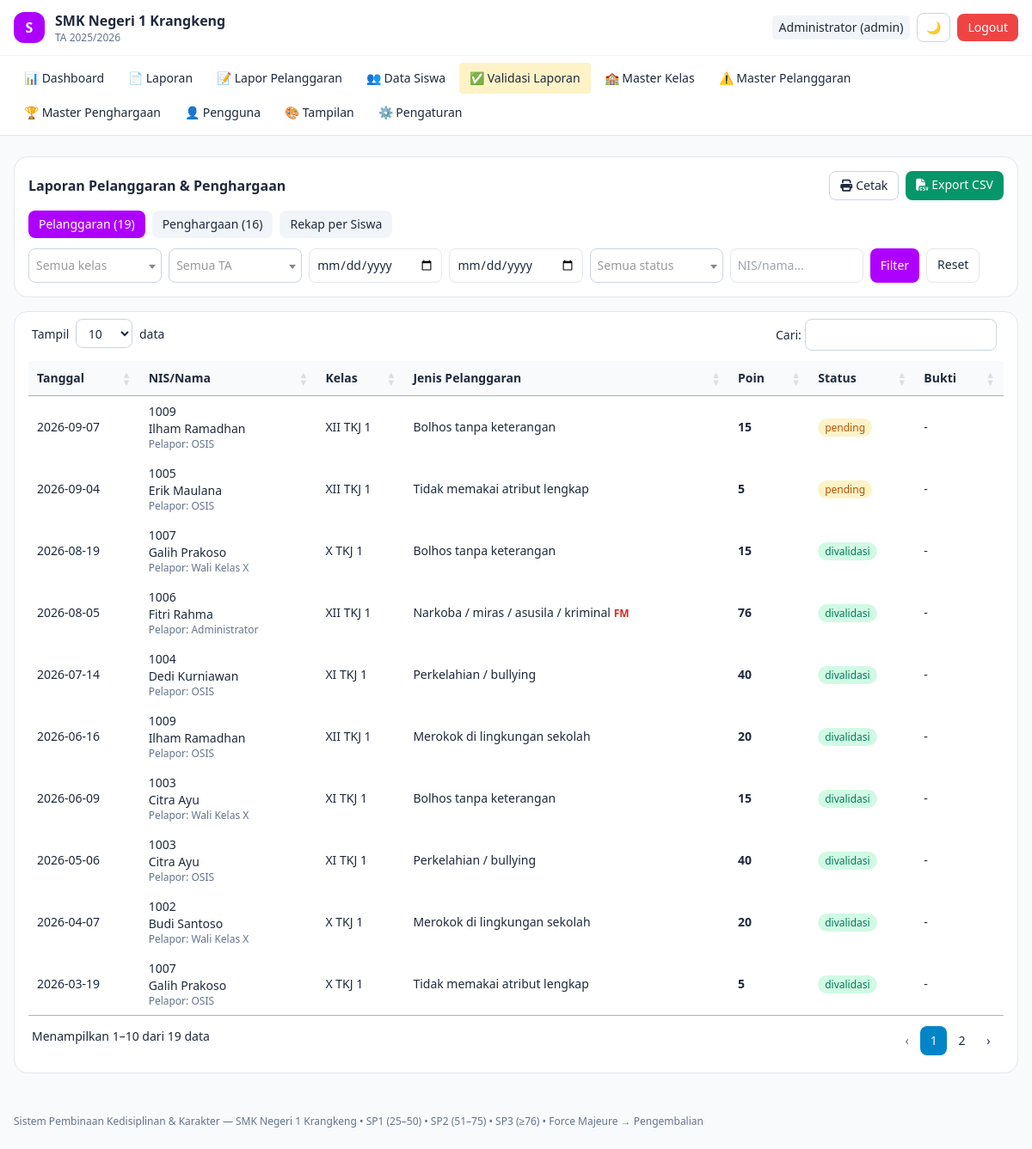
Page /laporan (signed in) on the committed database.
### tables this page shows
CREATE TABLE `pengaturan_sekolah` (
  `id` int NOT NULL AUTO_INCREMENT,
  `nama_sekolah` varchar(150) NOT NULL DEFAULT 'SMK Negeri 1 Krangkeng',
  `alamat` text,
  `telepon` varchar(30) DEFAULT NULL,
  `email` varchar(100) DEFAULT NULL,
  `tahun_ajaran_aktif` varchar(20) NOT NULL DEFAULT '2025/2026',
  `semester_aktif` enum('Ganjil','Genap') NOT NULL DEFAULT 'Ganjil',
  `logo_path` varchar(255) DEFAULT NULL COMMENT 'path relatif ex: uploads/logo/logo-171xxx.png',
  `kepala_sekolah_nama` varchar(100) DEFAULT NULL,
  `kepala_sekolah_nip` varchar(30) DEFAULT NULL,
  `created_at` timestamp NULL DEFAULT CURRENT_TIMESTAMP,
  `updated_at` timestamp NULL DEFAULT CURRENT_TIMESTAMP ON UPDATE CURRENT_TIMESTAMP,
  PRIMARY KEY (`id`)
);

CREATE TABLE `laporan_pelanggaran` (
  `id` int NOT NULL AUTO_INCREMENT,
  `siswa_id` int NOT NULL,
  `jenis_id` int NOT NULL,
  `pelapor_id` int DEFAULT NULL COMMENT 'user pelapor (osis/wali/admin)',
  `tanggal` date NOT NULL,
  `tahun_ajaran` varchar(20) NOT NULL,
  `kronologi` text,
  `foto_bukti_path` varchar(255) DEFAULT NULL COMMENT 'path relatif ex: uploads/bukti/xxxx.jpg (opsional)',
  `bobot_poin_saat_lapor` int NOT NULL COMMENT 'snapshot bobot master saat dilapor',
  `is_force_majeure` tinyint(1) NOT NULL DEFAULT '0' COMMENT 'flag pelanggaran berat langsung dikembalikan',
  `status_validasi` enum('pending','divalidasi','ditolak') NOT NULL DEFAULT 'pending',
  `divalidasi_oleh` int DEFAULT NULL,
  `catatan_validasi` text,
  `created_at` timestamp NULL DEFAULT CURRENT_TIMESTAMP,
  PRIMARY KEY (`id`),
  KEY `fk_langgar_siswa` (`siswa_id`),
  KEY `fk_langgar_jenis` (`jenis_id`),
  KEY `fk_langgar_pelapor` (`pelapor_id`),
  KEY `fk_langgar_validator` (`divalidasi_oleh`),
  KEY `idx_langgar_tgl` (`tanggal`),
  KEY `idx_langgar_status` (`status_validasi`),
  CONSTRAINT `fk_langgar_jenis` FOREIGN KEY (`jenis_id`) REFERENCES `jenis_pelanggaran` (`id`),
  CONSTRAINT `fk_langgar_pelapor` FOREIGN KEY (`pelapor_id`) REFERENCES `users` (`id`) ON DELETE SET NULL,
  CONSTRAINT `fk_langgar_siswa` FOREIGN KEY (`siswa_id`) REFERENCES `siswa` (`id`) ON DELETE CASCADE,
  CONSTRAINT `fk_langgar_validator` FOREIGN KEY (`divalidasi_oleh`) REFERENCES `users` (`id`) ON DELETE SET NULL
);

CREATE TABLE `siswa` (
  `id` int NOT NULL AUTO_INCREMENT,
  `nis` varchar(20) NOT NULL,
  `nisn` varchar(20) DEFAULT NULL,
  `nama` varchar(100) NOT NULL,
  `jenis_kelamin` enum('L','P') NOT NULL,
  `kelas_id` int DEFAULT NULL,
  `alamat` text,
  `nama_ortu` varchar(100) DEFAULT NULL,
  `no_hp_ortu` varchar(20) DEFAULT NULL,
  `status` enum('aktif','dikembalikan','lulus','pindah') NOT NULL DEFAULT 'aktif',
  `total_poin_pelanggaran` int NOT NULL DEFAULT '0' COMMENT 'cache akumulasi tervalidasi',
  `total_poin_penghargaan` int NOT NULL DEFAULT '0' COMMENT 'cache akumulasi tervalidasi',
  `created_at` timestamp NULL DEFAULT CURRENT_TIMESTAMP,
  PRIMARY KEY (`id`),
  UNIQUE KEY `nis` (`nis`),
  KEY `idx_siswa_kelas` (`kelas_id`),
  KEY `idx_siswa_status` (`status`),
  CONSTRAINT `fk_siswa_kelas` FOREIGN KEY (`kelas_id`) REFERENCES `kelas` (`id`) ON DELETE SET NULL
);

CREATE TABLE `users` (
  `id` int NOT NULL AUTO_INCREMENT,
  `nama` varchar(100) NOT NULL,
  `username` varchar(50) NOT NULL,
  `password_hash` varchar(255) NOT NULL,
  `role` enum('admin','kepsek','wakasek','wali_kelas','osis') NOT NULL,
  `is_active` tinyint(1) NOT NULL DEFAULT '1',
  `created_at` timestamp NULL DEFAULT CURRENT_TIMESTAMP,
  PRIMARY KEY (`id`),
  UNIQUE KEY `username` (`username`)
);

CREATE TABLE `kelas` (
  `id` int NOT NULL AUTO_INCREMENT,
  `nama_kelas` varchar(50) NOT NULL,
  `tingkat` enum('X','XI','XII') NOT NULL,
  `jurusan` varchar(50) DEFAULT NULL,
  `tahun_ajaran` varchar(20) NOT NULL,
  `wali_kelas_id` int DEFAULT NULL,
  PRIMARY KEY (`id`),
  KEY `fk_kelas_wali` (`wali_kelas_id`),
  CONSTRAINT `fk_kelas_wali` FOREIGN KEY (`wali_kelas_id`) REFERENCES `users` (`id`) ON DELETE SET NULL
);

CREATE TABLE `jenis_pelanggaran` (
  `id` int NOT NULL AUTO_INCREMENT,
  `kode` varchar(20) NOT NULL,
  `nama` varchar(150) NOT NULL,
  `kategori` enum('ringan','sedang','berat','hukum_asusila') NOT NULL DEFAULT 'ringan',
  `bobot_poin` int NOT NULL,
  `is_force_majeure_default` tinyint(1) NOT NULL DEFAULT '0' COMMENT '1 = otomatis usulkan pengembalian',
  `deskripsi` text,
  `is_active` tinyint(1) NOT NULL DEFAULT '1',
  PRIMARY KEY (`id`),
  UNIQUE KEY `kode` (`kode`),
  CONSTRAINT `jenis_pelanggaran_chk_1` CHECK ((`bobot_poin` > 0))
);

### app/Views/laporan/index.php (the view, shortened to what the rows shown need)
<div class="rounded-2xl p-4 bg-white dark:bg-slate-900 border border-slate-200 dark:border-slate-800">
  <div class="flex flex-wrap items-center gap-2">
    <h1 class="font-semibold">Laporan Pelanggaran & Penghargaan</h1>
  </div>
</div>
<?php if ($f['tab'] === 'penghargaan'): ?>
<div class="mt-4 rounded-2xl bg-white dark:bg-slate-900 border border-slate-200 dark:border-slate-800 overflow-x-auto table-scroll">
  <table class="w-full text-sm min-w-[800px]">
    <thead class="bg-slate-50 dark:bg-slate-800/60 text-left"><tr><th class="p-2">Tanggal</th><th class="p-2">NIS/Nama</th><th class="p-2">Kelas</th><th class="p-2">Jenis Penghargaan</th><th class="p-2">Poin</th><th class="p-2">Status</th><th class="p-2">Bukti</th></tr></thead>
    <tbody>
    <?php foreach ($penghargaan as $r): ?>
      <tr class="border-t border-slate-100 dark:border-slate-800">
        <td class="p-2 whitespace-nowrap"><?= htmlspecialchars($r['tanggal']) ?></td>
        <td class="p-2"><?= htmlspecialchars($r['nis']) ?><span class="block font-medium"><?= htmlspecialchars($r['siswa_nama']) ?></span></td>
        <td class="p-2"><?= htmlspecialchars($r['nama_kelas'] ?? '-') ?></td>
        <td class="p-2"><?= htmlspecialchars($r['jenis_nama']) ?></td>
        <td class="p-2 font-bold text-emerald-600">+<?= (int)$r['bobot_poin_saat_lapor'] ?></td>
        <td class="p-2"><span class="text-xs px-2 py-0.5 rounded-full <?= $r['status_validasi'] === 'divalidasi' ? 'bg-emerald-100 text-emerald-700' : ($r['status_validasi'] === 'pending' ? 'bg-amber-100 text-amber-700' : 'bg-red-100 text-red-600') ?>"><?= htmlspecialchars($r['status_validasi']) ?></span></td>
        <td class="p-2"><?php if (!empty($r['foto_bukti_path'])): ?><a href="/<?= htmlspecialchars($r['foto_bukti_path']) ?>" target="_blank" class="text-sky-600 underline">Lihat</a><?php else: ?>-<?php endif; ?></td>
      </tr>
    <?php endforeach; ?>
    <?php if (!count($penghargaan)): ?><tr><td colspan="7" class="p-4 text-center text-slate-500">Tidak ada data penghargaan.</td></tr><?php endif; ?>
    </tbody>
  </table>
</div>
<?php else: ?>
<div class="mt-4 rounded-2xl bg-white dark:bg-slate-900 border border-slate-200 dark:border-slate-800 overflow-x-auto table-scroll">
  <table class="w-full text-sm min-w-[900px]">
    <thead class="bg-slate-50 dark:bg-slate-800/60 text-left"><tr><th class="p-2">Tanggal</th><th class="p-2">NIS/Nama</th><th class="p-2">Kelas</th><th class="p-2">Jenis Pelanggaran</th><th class="p-2">Poin</th><th class="p-2">Status</th><th class="p-2">Bukti</th></tr></thead>
    <tbody>
    <?php foreach ($pelanggaran as $r): ?>
      <tr class="border-t border-slate-100 dark:border-slate-800">
        <td class="p-2 whitespace-nowrap"><?= htmlspecialchars($r['tanggal']) ?></td>
        <td class="p-2"><?= htmlspecialchars($r['nis']) ?><span class="block font-medium"><?= htmlspecialchars($r['siswa_nama']) ?></span><span class="block text-xs text-slate-500">Pelapor: <?= htmlspecialchars($r['pelapor_nama'] ?? '-') ?></span></td>
        <td class="p-2"><?= htmlspecialchars($r['nama_kelas'] ?? '-') ?></td>
        <td class="p-2"><?= htmlspecialchars($r['jenis_nama']) ?><?= $r['is_force_majeure'] ? ' <b class="text-red-600 text-xs">FM</b>' : '' ?></td>
        <td class="p-2 font-bold"><?= (int)$r['bobot_poin_saat_lapor'] ?></td>
        <td class="p-2"><span class="text-xs px-2 py-0.5 rounded-full <?= $r['status_validasi'] === 'divalidasi' ? 'bg-emerald-100 text-emerald-700' : ($r['status_validasi'] === 'pending' ? 'bg-amber-100 text-amber-700' : 'bg-red-100 text-red-600') ?>"><?= htmlspecialchars($r['status_validasi']) ?></span></td>
        <td class="p-2"><?php if (!empty($r['foto_bukti_path'])): ?><a href="/<?= htmlspecialchars($r['foto_bukti_path']) ?>" target="_blank" class="text-sky-600 underline">Lihat foto</a><?php else: ?>-<?php endif; ?></td>
      </tr>
    <?php endforeach; ?>
    </tbody>
  </table>
</div>
<?php endif; ?>

### app/Views/layouts/header.php (shortened to what the rows shown need)
<!DOCTYPE html>
<html lang="id" class="">
<head>
<script src="https://cdn.tailwindcss.com"></script>
<link href="https://cdn.jsdelivr.net/npm/select2@4.1.0-rc.0/dist/css/select2.min.css" rel="stylesheet" />
<link href="https://cdnjs.cloudflare.com/ajax/libs/font-awesome/6.5.2/css/all.min.css" rel="stylesheet" />
<link href="https://cdn.datatables.net/1.13.8/css/jquery.dataTables.min.css" rel="stylesheet" />
<link href="/assets/css/custom.css?v=3" rel="stylesheet" />
</head>
<body class="bg-slate-50 dark:bg-slate-950 text-slate-800 dark:text-slate-100 min-h-screen text-[15px] sm:text-base">
<nav class="sticky top-0 z-20 backdrop-blur bg-white/90 dark:bg-slate-900/90 border-b border-slate-200 dark:border-slate-800">
  <div class="max-w-7xl mx-auto px-3 sm:px-4 py-2.5 sm:py-3 flex items-center gap-2 sm:gap-3">
    <div class="font-semibold text-sm sm:text-base leading-tight min-w-0">
      <span class="block truncate"><?= htmlspecialchars($setting['nama_sekolah'] ?? 'SMK Negeri 1 Krangkeng') ?></span>
      <span class="block text-[11px] sm:text-xs font-normal text-slate-500">TA <?= htmlspecialchars($setting['tahun_ajaran_aktif'] ?? '') ?></span>
    </div>
  </div>
  <div id="navMenu" class="hidden md:block border-t border-slate-100 dark:border-slate-800/60">
  </div>
</nav>
<main class="max-w-7xl mx-auto px-3 sm:px-4 py-4 sm:py-6">

### app/Views/layouts/footer.php (shortened to what the rows shown need)
</main>
<footer class="max-w-7xl mx-auto px-4 py-6 text-xs text-slate-500 dark:text-slate-400">
  Sistem Pembinaan Kedisiplinan & Karakter — <?= htmlspecialchars($setting['nama_sekolah'] ?? '') ?> • SP1 (25–50) • SP2 (51–75) • SP3 (≥76) • Force Majeure → Pengembalian
</footer>
</body>
</html>

### rows in the picture
pengaturan_sekolah: nama_sekolah "SMK Negeri 1 Krangkeng", tahun_ajaran_aktif "2025/2026"
laporan_pelanggaran: tanggal "2026-09-07", siswa.nis "1009", siswa.nama "Ilham Ramadhan", pelapor.nama "OSIS", kelas.nama_kelas "XII TKJ 1", jenis.nama "Bolhos tanpa keterangan", bobot_poin_saat_lapor "15", status_validasi "pending"
laporan_pelanggaran: tanggal "2026-09-04", siswa.nis "1005", siswa.nama "Erik Maulana", pelapor.nama "OSIS", kelas.nama_kelas "XII TKJ 1", jenis.nama "Tidak memakai atribut lengkap", bobot_poin_saat_lapor "5", status_validasi "pending"
laporan_pelanggaran: tanggal "2026-08-19", siswa.nis "1007", siswa.nama "Galih Prakoso", pelapor.nama "Wali Kelas X", kelas.nama_kelas "X TKJ 1", jenis.nama "Bolhos tanpa keterangan", bobot_poin_saat_lapor "15", status_validasi "divalidasi"
laporan_pelanggaran: tanggal "2026-08-05", siswa.nis "1006", siswa.nama "Fitri Rahma", pelapor.nama "Administrator", kelas.nama_kelas "XII TKJ 1", jenis.nama "Narkoba / miras / asusila / kriminal", is_force_majeure "FM", bobot_poin_saat_lapor "76", status_validasi "divalidasi"
laporan_pelanggaran: tanggal "2026-07-14", siswa.nis "1004", siswa.nama "Dedi Kurniawan", pelapor.nama "OSIS", kelas.nama_kelas "XI TKJ 1", jenis.nama "Perkelahian / bullying", bobot_poin_saat_lapor "40", status_validasi "divalidasi"
laporan_pelanggaran: tanggal "2026-06-16", siswa.nis "1009", siswa.nama "Ilham Ramadhan", pelapor.nama "OSIS", kelas.nama_kelas "XII TKJ 1", jenis.nama "Merokok di lingkungan sekolah", bobot_poin_saat_lapor "20", status_validasi "divalidasi"
laporan_pelanggaran: tanggal "2026-06-09", siswa.nis "1003", siswa.nama "Citra Ayu", pelapor.nama "Wali Kelas X", kelas.nama_kelas "XI TKJ 1", jenis.nama "Bolhos tanpa keterangan", bobot_poin_saat_lapor "15", status_validasi "divalidasi"
laporan_pelanggaran: tanggal "2026-05-06", siswa.nis "1003", siswa.nama "Citra Ayu", pelapor.nama "OSIS", kelas.nama_kelas "XI TKJ 1", jenis.nama "Perkelahian / bullying", bobot_poin_saat_lapor "40", status_validasi "divalidasi"
laporan_pelanggaran: tanggal "2026-04-07", siswa.nis "1002", siswa.nama "Budi Santoso", pelapor.nama "Wali Kelas X", kelas.nama_kelas "X TKJ 1", jenis.nama "Merokok di lingkungan sekolah", bobot_poin_saat_lapor "20", status_validasi "divalidasi"
laporan_pelanggaran: tanggal "2026-03-19", siswa.nis "1007", siswa.nama "Galih Prakoso", pelapor.nama "OSIS", kelas.nama_kelas "X TKJ 1", jenis.nama "Tidak memakai atribut lengkap", bobot_poin_saat_lapor "5", status_validasi "divalidasi"

### other values in the picture
$user['nama'] "Administrator"
$user['role'] "admin"
$label "Pelanggaran (19)"
$label "Penghargaan (16)"
$label "Rekap per Siswa"
